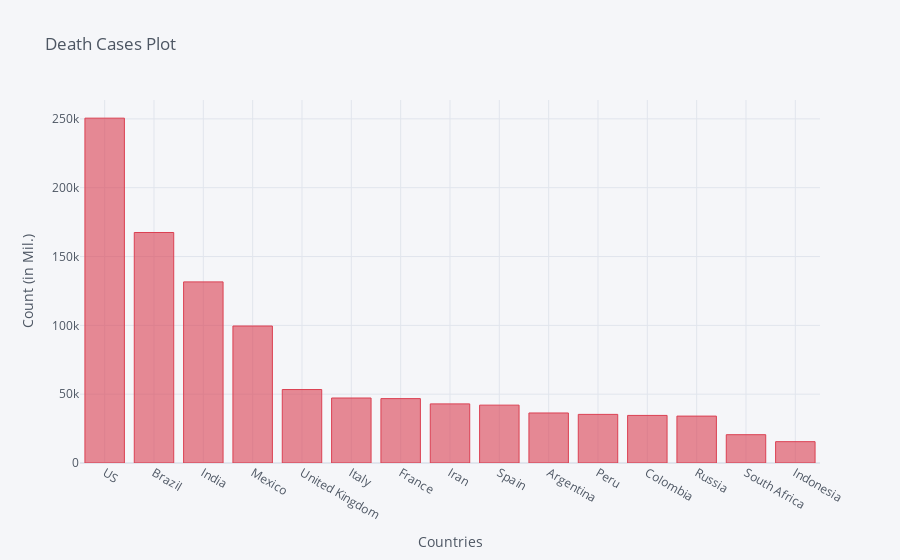

The code cell stored with this chart in its notebook:
### Code cell
death_df2_plot.iplot(kind='bar', x='Country/Region', y='11/18/20',color='red',
                    title='Death Cases Plot',xTitle='Countries',yTitle='Count (in Mil.)')

### Figure 1 — Plotly figure (JSON) as saved in the notebook; plotly's stock layout.template omitted (floating-point values rounded to 4 significant figures)
{"data": [{"marker": {"color": "rgba(219, 64, 82, 0.6)", "line": {"color": "rgba(219, 64, 82, 1.0)", "width": 1}}, "name": "11/18/20", "orientation": "v", "text": "", "type": "bar", "x": ["US", "Brazil", "India", "Mexico", "United Kingdom", "Italy", "France", "Iran", "Spain", "Argentina", "Peru", "Colombia", "Russia", "South Africa", "Indonesia"], "y": [250520, 167455, 131578, 99528, 53368, 47217, 46772, 42941, 42039, 36347, 35317, 34563, 34068, 20556, 15503]}], "layout": {"legend": {"bgcolor": "#F5F6F9", "font": {"color": "#4D5663"}}, "paper_bgcolor": "#F5F6F9", "plot_bgcolor": "#F5F6F9", "title": {"font": {"color": "#4D5663"}, "text": "Death Cases Plot"}, "xaxis": {"gridcolor": "#E1E5ED", "showgrid": true, "tickfont": {"color": "#4D5663"}, "title": {"font": {"color": "#4D5663"}, "text": "Countries"}, "zerolinecolor": "#E1E5ED"}, "yaxis": {"gridcolor": "#E1E5ED", "showgrid": true, "tickfont": {"color": "#4D5663"}, "title": {"font": {"color": "#4D5663"}, "text": "Count (in Mil.)"}, "zerolinecolor": "#E1E5ED"}}}
